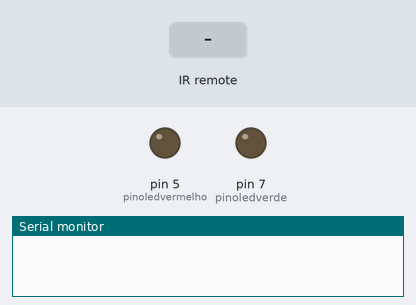
Simulated run of this sketch. Board: Arduino Uno, built with avr-gcc and run on an emulated ATmega328P. Shown: output pins drawn as LEDs (lit = HIGH), the last lines printed to the serial monitor. The inputs (shaded band) are chosen by the test bench.

Above: at 1.2 s.
1.3 s: infrared code 0xFF30CF received
At 2.3 s:
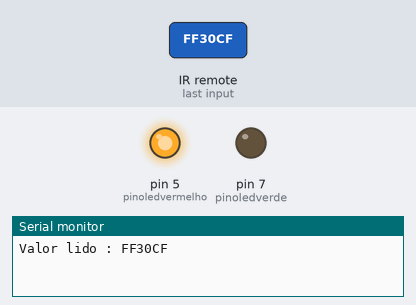
2.8 s: infrared code 0xFF10EF received
At 3.4 s:
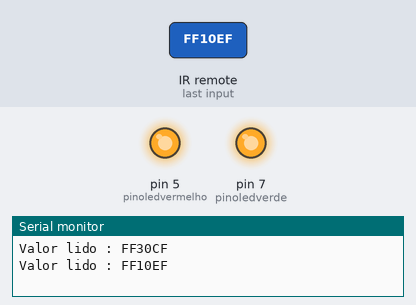
4.3 s: infrared code 0xFF18E7 received
At 4.6 s:
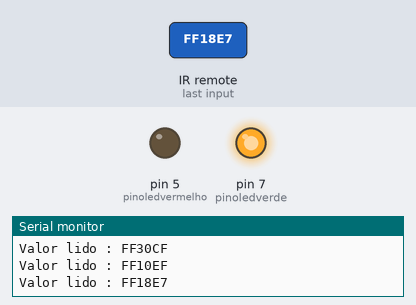
Timing chart, 0 to 7.3 s (numbered marks = the images above; inputs shaded):
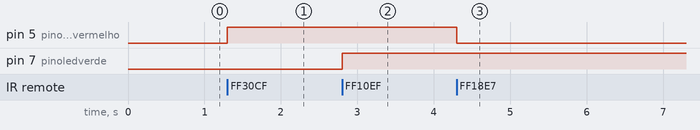

The sketch:

teste.ino
```cpp
#include "IRLibAll.h"

int RECV_PIN = 11;
float armazenavalor;
int pinoledvermelho = 5;
int pinoledverde = 7;

IRrecv irrecv(RECV_PIN);
decode_results results;

void setup()
{
  pinMode(pinoledvermelho, OUTPUT);
  pinMode(pinoledverde, OUTPUT);
  Serial.begin(9600);
  irrecv.enableIRIn(); // Inicializa o receptor IR
}

void loop()
{
  if (irrecv.decode(&results))
  {
    Serial.print("Valor lido : ");
    Serial.println(results.value, HEX);
    armazenavalor = (results.value);
    if (armazenavalor == 0xFF30CF) //Verifica se a tecla 1 foi acionada
    {
      digitalWrite(pinoledvermelho, HIGH);  //Acende o led vermelho
    }
    if (armazenavalor == 0xFF18E7) //Verifica se a tecla 2 foi acionada
    {
      digitalWrite(pinoledvermelho, LOW); //Apaga o led vermelho
    }
    if (armazenavalor == 0xFF10EF) //Verifica se a tecla 4 foi acionada
    {
      digitalWrite(pinoledverde, HIGH); //Acende o led verde
    }
    if (armazenavalor == 0xFF38C7) //Verifica se a tecla 5 foi acionada
    {
      digitalWrite(pinoledverde, LOW); //Apaga o led verde
    }
    if (armazenavalor == 0xFF52AD) //Verifica se a tecla 9 foi acionada
    {
      digitalWrite(pinoledvermelho, LOW); //Apaga todos os leds
      digitalWrite(pinoledverde, LOW);
    }
  irrecv.resume(); //Le o próximo valor
  }
}
```

Measured:
- after the input at 1.3 s, pin 5 (pinoledvermelho): LOW → HIGH at once
- after the input at 2.8 s, pin 7 (pinoledverde): LOW → HIGH at once
- after the input at 4.3 s, pin 5 (pinoledvermelho): HIGH → LOW at once
